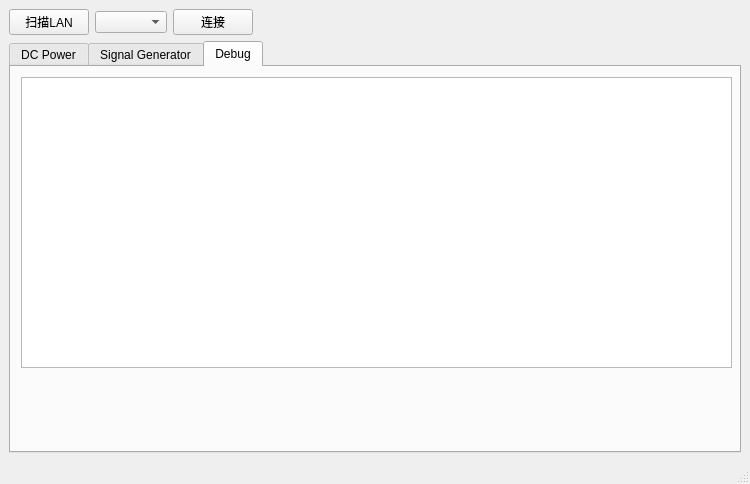
<?xml version="1.0" encoding="UTF-8"?>
<ui version="4.0">
 <class>MainWindow</class>
 <widget class="QMainWindow" name="MainWindow">
  <property name="geometry">
   <rect>
    <x>0</x>
    <y>0</y>
    <width>750</width>
    <height>415</height>
   </rect>
  </property>
  <property name="minimumSize">
   <size>
    <width>750</width>
    <height>0</height>
   </size>
  </property>
  <property name="windowTitle">
   <string>MainWindow</string>
  </property>
  <widget class="QWidget" name="centralwidget">
   <layout class="QVBoxLayout" name="verticalLayout_10">
    <item>
     <layout class="QHBoxLayout" name="horizontalLayout_4">
      <item>
       <widget class="QPushButton" name="SCANLAN">
        <property name="text">
         <string>扫描LAN</string>
        </property>
       </widget>
      </item>
      <item>
       <widget class="QComboBox" name="comboBox"/>
      </item>
      <item>
       <widget class="QPushButton" name="CONNECTLAN">
        <property name="text">
         <string>连接</string>
        </property>
       </widget>
      </item>
      <item>
       <spacer name="horizontalSpacer">
        <property name="orientation">
         <enum>Qt::Horizontal</enum>
        </property>
        <property name="sizeHint" stdset="0">
         <size>
          <width>40</width>
          <height>20</height>
         </size>
        </property>
       </spacer>
      </item>
     </layout>
    </item>
    <item>
     <widget class="QTabWidget" name="tabWidget">
      <property name="currentIndex">
       <number>2</number>
      </property>
      <widget class="QWidget" name="tab">
       <attribute name="title">
        <string>DC Power</string>
       </attribute>
       <layout class="QHBoxLayout" name="horizontalLayout_11">
        <item>
         <layout class="QVBoxLayout" name="verticalLayout_6">
          <item>
           <widget class="QGroupBox" name="groupBox">
            <property name="title">
             <string>通道1</string>
            </property>
            <layout class="QVBoxLayout" name="verticalLayout_5">
             <item>
              <widget class="QPushButton" name="OUTP_1">
               <property name="text">
                <string>输出</string>
               </property>
              </widget>
             </item>
             <item>
              <layout class="QHBoxLayout" name="horizontalLayout_2">
               <item>
                <widget class="QPushButton" name="SetParam_1">
                 <property name="text">
                  <string>设置参数</string>
                 </property>
                </widget>
               </item>
               <item>
                <widget class="QPushButton" name="GetParam_1">
                 <property name="text">
                  <string>读取参数</string>
                 </property>
                </widget>
               </item>
              </layout>
             </item>
             <item>
              <layout class="QHBoxLayout" name="horizontalLayout">
               <item>
                <layout class="QVBoxLayout" name="verticalLayout">
                 <item>
                  <widget class="QPushButton" name="VoltLabel_1">
                   <property name="text">
                    <string>电压(V)</string>
                   </property>
                  </widget>
                 </item>
                 <item>
                  <widget class="QPushButton" name="CurrLabel_1">
                   <property name="text">
                    <string>电流(A)</string>
                   </property>
                  </widget>
                 </item>
                 <item>
                  <widget class="QPushButton" name="VoltprotLabel_1">
                   <property name="text">
                    <string>限压(V)</string>
                   </property>
                  </widget>
                 </item>
                 <item>
                  <widget class="QPushButton" name="CurrprotLabel_1">
                   <property name="text">
                    <string>限流(A)</string>
                   </property>
                  </widget>
                 </item>
                </layout>
               </item>
               <item>
                <layout class="QVBoxLayout" name="verticalLayout_2">
                 <item>
                  <widget class="QLineEdit" name="Volt_1">
                   <property name="sizePolicy">
                    <sizepolicy hsizetype="Minimum" vsizetype="Fixed">
                     <horstretch>0</horstretch>
                     <verstretch>0</verstretch>
                    </sizepolicy>
                   </property>
                  </widget>
                 </item>
                 <item>
                  <widget class="QLineEdit" name="Curr_1">
                   <property name="sizePolicy">
                    <sizepolicy hsizetype="Minimum" vsizetype="Fixed">
                     <horstretch>0</horstretch>
                     <verstretch>0</verstretch>
                    </sizepolicy>
                   </property>
                  </widget>
                 </item>
                 <item>
                  <widget class="QLineEdit" name="Voltprot_1">
                   <property name="sizePolicy">
                    <sizepolicy hsizetype="Minimum" vsizetype="Fixed">
                     <horstretch>0</horstretch>
                     <verstretch>0</verstretch>
                    </sizepolicy>
                   </property>
                  </widget>
                 </item>
                 <item>
                  <widget class="QLineEdit" name="Currprot_1">
                   <property name="sizePolicy">
                    <sizepolicy hsizetype="Minimum" vsizetype="Fixed">
                     <horstretch>0</horstretch>
                     <verstretch>0</verstretch>
                    </sizepolicy>
                   </property>
                  </widget>
                 </item>
                </layout>
               </item>
              </layout>
             </item>
            </layout>
           </widget>
          </item>
          <item>
           <widget class="QGroupBox" name="groupBox_2">
            <property name="title">
             <string>实时监测</string>
            </property>
            <layout class="QHBoxLayout" name="horizontalLayout_3">
             <item>
              <layout class="QVBoxLayout" name="verticalLayout_3">
               <item>
                <widget class="QPushButton" name="MEASVoltLabel_1">
                 <property name="text">
                  <string>电压(V)</string>
                 </property>
                </widget>
               </item>
               <item>
                <widget class="QPushButton" name="MEASCurrLabel_1">
                 <property name="text">
                  <string>电流(A)</string>
                 </property>
                </widget>
               </item>
               <item>
                <widget class="QPushButton" name="MEASPwrrLabel_1">
                 <property name="text">
                  <string>功率(W)</string>
                 </property>
                </widget>
               </item>
              </layout>
             </item>
             <item>
              <layout class="QVBoxLayout" name="verticalLayout_4">
               <item>
                <widget class="QLineEdit" name="MEASVolt_1"/>
               </item>
               <item>
                <widget class="QLineEdit" name="MEASCurr_1"/>
               </item>
               <item>
                <widget class="QLineEdit" name="MEASPwrr_1"/>
               </item>
              </layout>
             </item>
            </layout>
           </widget>
          </item>
          <item>
           <spacer name="verticalSpacer">
            <property name="orientation">
             <enum>Qt::Vertical</enum>
            </property>
            <property name="sizeHint" stdset="0">
             <size>
              <width>20</width>
              <height>40</height>
             </size>
            </property>
           </spacer>
          </item>
         </layout>
        </item>
        <item>
         <layout class="QVBoxLayout" name="verticalLayout_7">
          <item>
           <widget class="QGroupBox" name="groupBox_3">
            <property name="title">
             <string>通道2</string>
            </property>
            <layout class="QVBoxLayout" name="verticalLayout_8">
             <item>
              <widget class="QPushButton" name="OUTP_2">
               <property name="text">
                <string>输出</string>
               </property>
              </widget>
             </item>
             <item>
              <layout class="QHBoxLayout" name="horizontalLayout_5">
               <item>
                <widget class="QPushButton" name="SetParam_2">
                 <property name="text">
                  <string>设置参数</string>
                 </property>
                </widget>
               </item>
               <item>
                <widget class="QPushButton" name="GetParam_2">
                 <property name="text">
                  <string>读取参数</string>
                 </property>
                </widget>
               </item>
              </layout>
             </item>
             <item>
              <layout class="QHBoxLayout" name="horizontalLayout_6">
               <item>
                <layout class="QVBoxLayout" name="verticalLayout_9">
                 <item>
                  <widget class="QPushButton" name="VoltLabel_2">
                   <property name="text">
                    <string>电压(V)</string>
                   </property>
                  </widget>
                 </item>
                 <item>
                  <widget class="QPushButton" name="CurrLabel_2">
                   <property name="text">
                    <string>电流(A)</string>
                   </property>
                  </widget>
                 </item>
                 <item>
                  <widget class="QPushButton" name="VoltprotLabel_2">
                   <property name="text">
                    <string>限压(V)</string>
                   </property>
                  </widget>
                 </item>
                 <item>
                  <widget class="QPushButton" name="CurrprotLabel_2">
                   <property name="text">
                    <string>限流(A)</string>
                   </property>
                  </widget>
                 </item>
                </layout>
               </item>
               <item>
                <layout class="QVBoxLayout" name="verticalLayout_11">
                 <item>
                  <widget class="QLineEdit" name="Volt_2">
                   <property name="sizePolicy">
                    <sizepolicy hsizetype="Minimum" vsizetype="Fixed">
                     <horstretch>0</horstretch>
                     <verstretch>0</verstretch>
                    </sizepolicy>
                   </property>
                  </widget>
                 </item>
                 <item>
                  <widget class="QLineEdit" name="Curr_2">
                   <property name="sizePolicy">
                    <sizepolicy hsizetype="Minimum" vsizetype="Fixed">
                     <horstretch>0</horstretch>
                     <verstretch>0</verstretch>
                    </sizepolicy>
                   </property>
                  </widget>
                 </item>
                 <item>
                  <widget class="QLineEdit" name="Voltprot_2">
                   <property name="sizePolicy">
                    <sizepolicy hsizetype="Minimum" vsizetype="Fixed">
                     <horstretch>0</horstretch>
                     <verstretch>0</verstretch>
                    </sizepolicy>
                   </property>
                  </widget>
                 </item>
                 <item>
                  <widget class="QLineEdit" name="Currprot_2">
                   <property name="sizePolicy">
                    <sizepolicy hsizetype="Minimum" vsizetype="Fixed">
                     <horstretch>0</horstretch>
                     <verstretch>0</verstretch>
                    </sizepolicy>
                   </property>
                  </widget>
                 </item>
                </layout>
               </item>
              </layout>
             </item>
            </layout>
           </widget>
          </item>
          <item>
           <widget class="QGroupBox" name="groupBox_4">
            <property name="title">
             <string>实时监测</string>
            </property>
            <layout class="QHBoxLayout" name="horizontalLayout_7">
             <item>
              <layout class="QVBoxLayout" name="verticalLayout_12">
               <item>
                <widget class="QPushButton" name="MEASVoltLabel_2">
                 <property name="text">
                  <string>电压(V)</string>
                 </property>
                </widget>
               </item>
               <item>
                <widget class="QPushButton" name="MEASCurrLabel_2">
                 <property name="text">
                  <string>电流(A)</string>
                 </property>
                </widget>
               </item>
               <item>
                <widget class="QPushButton" name="MEASPwrrLabel_2">
                 <property name="text">
                  <string>功率(W)</string>
                 </property>
                </widget>
               </item>
              </layout>
             </item>
             <item>
              <layout class="QVBoxLayout" name="verticalLayout_13">
               <item>
                <widget class="QLineEdit" name="MEASVolt_2"/>
               </item>
               <item>
                <widget class="QLineEdit" name="MEASCurr_2"/>
               </item>
               <item>
                <widget class="QLineEdit" name="MEASPwrr_2"/>
               </item>
              </layout>
             </item>
            </layout>
           </widget>
          </item>
          <item>
           <spacer name="verticalSpacer_2">
            <property name="orientation">
             <enum>Qt::Vertical</enum>
            </property>
            <property name="sizeHint" stdset="0">
             <size>
              <width>20</width>
              <height>40</height>
             </size>
            </property>
           </spacer>
          </item>
         </layout>
        </item>
        <item>
         <layout class="QVBoxLayout" name="verticalLayout_14">
          <item>
           <widget class="QGroupBox" name="groupBox_5">
            <property name="title">
             <string>通道3</string>
            </property>
            <layout class="QVBoxLayout" name="verticalLayout_15">
             <item>
              <widget class="QPushButton" name="OUTP_3">
               <property name="text">
                <string>输出</string>
               </property>
              </widget>
             </item>
             <item>
              <layout class="QHBoxLayout" name="horizontalLayout_8">
               <item>
                <widget class="QPushButton" name="SetParam_3">
                 <property name="text">
                  <string>设置参数</string>
                 </property>
                </widget>
               </item>
               <item>
                <widget class="QPushButton" name="GetParam_3">
                 <property name="text">
                  <string>读取参数</string>
                 </property>
                </widget>
               </item>
              </layout>
             </item>
             <item>
              <layout class="QHBoxLayout" name="horizontalLayout_9">
               <item>
                <layout class="QVBoxLayout" name="verticalLayout_16">
                 <item>
                  <widget class="QPushButton" name="VoltLabel_3">
                   <property name="text">
                    <string>电压(V)</string>
                   </property>
                  </widget>
                 </item>
                 <item>
                  <widget class="QPushButton" name="CurrLabel_3">
                   <property name="text">
                    <string>电流(A)</string>
                   </property>
                  </widget>
                 </item>
                 <item>
                  <widget class="QPushButton" name="VoltprotLabel_3">
                   <property name="text">
                    <string>限压(V)</string>
                   </property>
                  </widget>
                 </item>
                 <item>
                  <widget class="QPushButton" name="CurrprotLabel_3">
                   <property name="text">
                    <string>限流(A)</string>
                   </property>
                  </widget>
                 </item>
                </layout>
               </item>
               <item>
                <layout class="QVBoxLayout" name="verticalLayout_17">
                 <item>
                  <widget class="QLineEdit" name="Volt_3">
                   <property name="sizePolicy">
                    <sizepolicy hsizetype="Minimum" vsizetype="Fixed">
                     <horstretch>0</horstretch>
                     <verstretch>0</verstretch>
                    </sizepolicy>
                   </property>
                  </widget>
                 </item>
                 <item>
                  <widget class="QLineEdit" name="Curr_3">
                   <property name="sizePolicy">
                    <sizepolicy hsizetype="Minimum" vsizetype="Fixed">
                     <horstretch>0</horstretch>
                     <verstretch>0</verstretch>
                    </sizepolicy>
                   </property>
                  </widget>
                 </item>
                 <item>
                  <widget class="QLineEdit" name="Voltprot_3">
                   <property name="sizePolicy">
                    <sizepolicy hsizetype="Minimum" vsizetype="Fixed">
                     <horstretch>0</horstretch>
                     <verstretch>0</verstretch>
                    </sizepolicy>
                   </property>
                  </widget>
                 </item>
                 <item>
                  <widget class="QLineEdit" name="Currprot_3">
                   <property name="sizePolicy">
                    <sizepolicy hsizetype="Minimum" vsizetype="Fixed">
                     <horstretch>0</horstretch>
                     <verstretch>0</verstretch>
                    </sizepolicy>
                   </property>
                  </widget>
                 </item>
                </layout>
               </item>
              </layout>
             </item>
            </layout>
           </widget>
          </item>
          <item>
           <widget class="QGroupBox" name="groupBox_6">
            <property name="title">
             <string>实时监测</string>
            </property>
            <layout class="QHBoxLayout" name="horizontalLayout_10">
             <item>
              <layout class="QVBoxLayout" name="verticalLayout_18">
               <item>
                <widget class="QPushButton" name="MEASVoltLabel_3">
                 <property name="text">
                  <string>电压(V)</string>
                 </property>
                </widget>
               </item>
               <item>
                <widget class="QPushButton" name="MEASCurrLabel_3">
                 <property name="text">
                  <string>电流(A)</string>
                 </property>
                </widget>
               </item>
               <item>
                <widget class="QPushButton" name="MEASPwrrLabel_3">
                 <property name="text">
                  <string>功率(W)</string>
                 </property>
                </widget>
               </item>
              </layout>
             </item>
             <item>
              <layout class="QVBoxLayout" name="verticalLayout_19">
               <item>
                <widget class="QLineEdit" name="MEASVolt_3"/>
               </item>
               <item>
                <widget class="QLineEdit" name="MEASCurr_3"/>
               </item>
               <item>
                <widget class="QLineEdit" name="MEASPwrr_3"/>
               </item>
              </layout>
             </item>
            </layout>
           </widget>
          </item>
          <item>
           <spacer name="verticalSpacer_3">
            <property name="orientation">
             <enum>Qt::Vertical</enum>
            </property>
            <property name="sizeHint" stdset="0">
             <size>
              <width>20</width>
              <height>40</height>
             </size>
            </property>
           </spacer>
          </item>
         </layout>
        </item>
       </layout>
      </widget>
      <widget class="QWidget" name="tab_2">
       <attribute name="title">
        <string>Signal Generator</string>
       </attribute>
      </widget>
      <widget class="QWidget" name="tab_3">
       <attribute name="title">
        <string>Debug</string>
       </attribute>
       <widget class="QPlainTextEdit" name="Debug_Print">
        <property name="geometry">
         <rect>
          <x>10</x>
          <y>10</y>
          <width>711</width>
          <height>291</height>
         </rect>
        </property>
       </widget>
      </widget>
     </widget>
    </item>
   </layout>
  </widget>
  <widget class="QMenuBar" name="menubar">
   <property name="geometry">
    <rect>
     <x>0</x>
     <y>0</y>
     <width>750</width>
     <height>17</height>
    </rect>
   </property>
  </widget>
  <widget class="QStatusBar" name="statusbar"/>
 </widget>
 <resources/>
 <connections/>
</ui>
